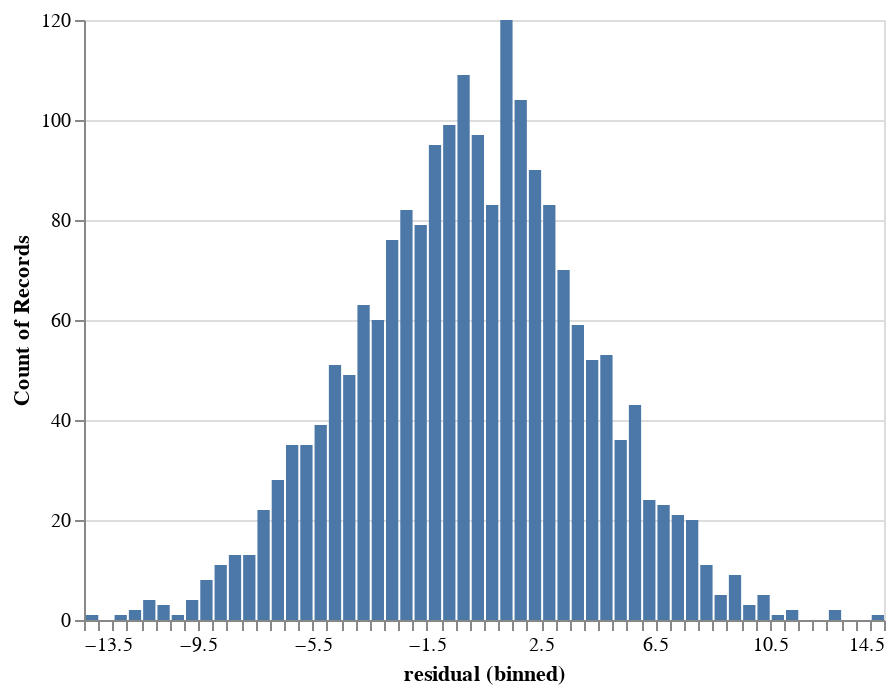

The code cell stored with this chart in its notebook:
### Markdown cell above
The chart looks pretty bad because it is not grouping any of the bars together.

* Change the x-channel specification to the following, and display the chart again.

```
x = alt.X("residual", bin=alt.Bin(maxbins=100)),
```

Does the data look normally distributed (for exmaple, with an approximate bell-curve shape)?

### Code cell
alt.Chart(df).mark_bar().encode(
    x = alt.X("residual", bin=alt.Bin(maxbins=100)),
    y="count()"
)

### Figure 1 — Vega-Lite specification as saved in the notebook (floating-point values rounded to 4 significant figures; data arrays with more than 128 entries replaced by an {"elided": "..."} marker saying what was removed)
{"config": {"view": {"continuousWidth": 400, "continuousHeight": 300}}, "data": {"name": "data-e2d28085e4258332e141337587174efe"}, "mark": "bar", "encoding": {"x": {"bin": {"maxbins": 100}, "field": "residual", "type": "quantitative"}, "y": {"aggregate": "count", "type": "quantitative"}}, "$schema": "https://vega.github.io/schema/vega-lite/v4.17.0.json", "datasets": {"data-e2d28085e4258332e141337587174efe": {"elided": "2000 records"}}}
